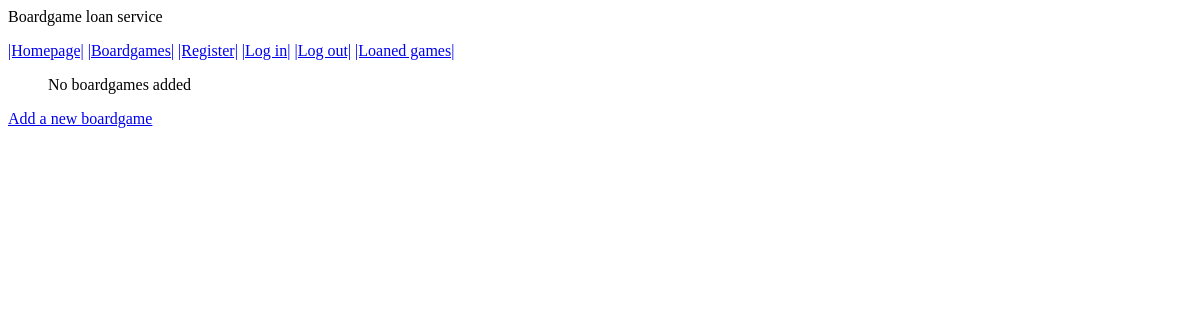
Before: /boardgames with the older database file.
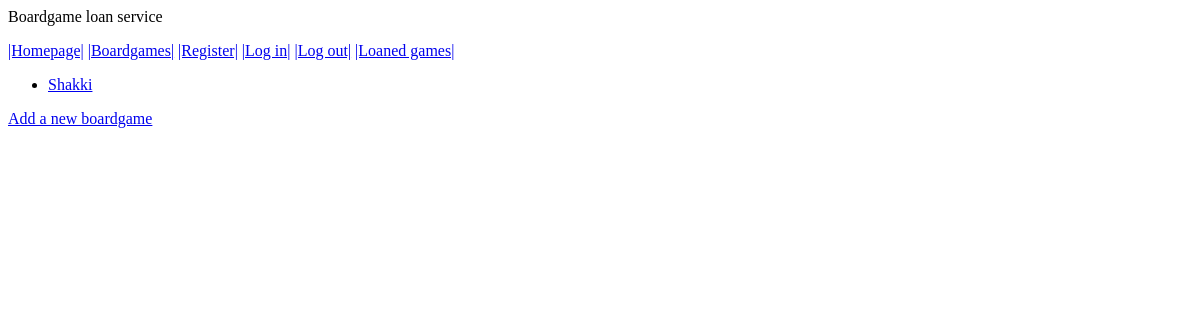
After: the same page with the newer database file.
### board_games/models.py (models this page shows)
class Boardgame(models.Model):
    nimi = models.CharField(max_length=20, default='')
    selitys = models.CharField(max_length=200)
    boardgamer = models.ForeignKey('Boardgamer', on_delete=models.CASCADE, null=True)
    date  =models.DateTimeField(auto_now_add=True)
    loan_date = models.DateTimeField(auto_now=False, auto_now_add=False)
    edit_date = models.DateTimeField(auto_now = False, auto_now_add= False)
    owner = models.OneToOneField('Boardgamer', on_delete=models.CASCADE, null=True, related_name='owner')
    def __str__(self):
        return self.nimi

### board_games/views.py (the view)
# urls.py: path('boardgames', views.boardgames, name='boardgames'),
def boardgames(request):
    boardgame = Boardgame.objects.all()
    dict = {'boardgames':boardgame}
    return render(request, "board_games/boardgames.html", dict)

### board_games/templates/board_games/boardgames.html
{% extends "board_games/homepage.html" %}
{% block content %}
<ul>
    {% for boardgame in boardgames %}
        <li> <a href="{% url 'board_games:boardgame' boardgame.id %}">{{ boardgame }}</a>
        </li>
    {% empty %}
        <p>No boardgames added</p>
    {% endfor %}
</ul>
<a href="{% url 'board_games:new_boardgame' %}">Add a new boardgame</a>
{% endblock content %}

Changed rows visible on the page:
added Boardgame: nimi "Shakki"
Other visible differences:
text no longer shown: "No boardgames added"
